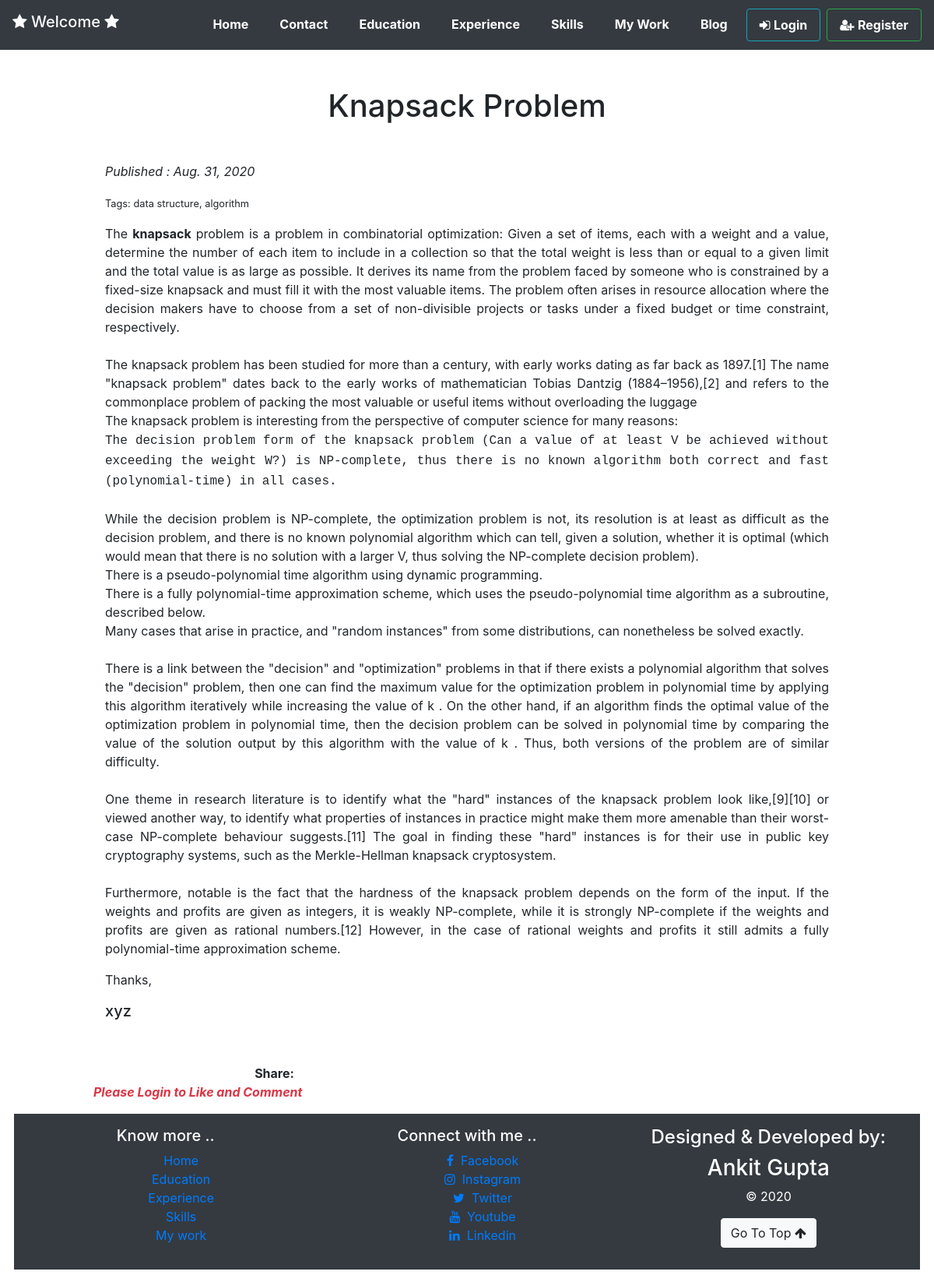
The page /blog/article/4/ on the database its author committed.
### blog/models.py (models this page shows, shortened)
class Article(models.Model):
    title = models.CharField(max_length=200)
    description = models.TextField()
    tags = models.CharField(max_length=100,null=True)
    author = models.CharField(max_length=50)
    pub_date = models.DateField(auto_now_add=True)

### blog/views.py (the view)
# urls.py: path('article/',views.article, name='article'),
def article(request,pk=None):
    if pk == None:
        return bloghome(request)
    article = Article.objects.get(id=pk)
    context= {
        'article':article,
        'comment_form': CommentForm()
    }
    return render(request,'blog/display_single_article.html',context)

### templates/blog/display_single_article.html (shortened to what this page needs)
{% extends 'blog/base.html' %} {% block title %} {{article.title}} {% endblock %} {% block content %}
<div id='main' style="width: 80%; margin:auto;">
    <div class="container">
        <h1 class='fadein mb-5 mt-5 text-center' id='art_title'> {{article.title}} </h1>
        <p><i>Published : {{article.pub_date}}</i></p>
        <p><small>Tags: {{article.tags}}</small></p>
        <p class="text-justify">{{article.description|safe}}</p>
        <p>Thanks,</p>
        <h5>{{article.author}}</h5>
    </div>
    <div class="container row mt-5 text-center">
        <div class="col col-lg-6 col-md-12 col-sm-12 mt-2 ">
            <span><b>Share:</b></span>
        </div>
    </div>
     {% if request.user.is_authenticated == False %}
    <p><b><i class='text-danger'>Please Login to Like and Comment </i></b></p>
    {% endif %}
</div>
{% endblock %}

### static/css/index_style.css (style rules this page uses)
#main { width: 98%; margin: auto; }
#art_title { text-transform: capitalize; }

### rows shown on the page
Article: title "Knapsack Problem", pub_date "Aug. 31, 2020", tags "data structure, algorithm", description "The knapsack problem is a problem in combinatorial optimization: Given a set of items, each with a weight and a value, determine the number of each item to include in a collection so that the total weight is less than or equal to a given limit and the total value is as large as possible. It derives its name from the problem faced by someone who is constrained by a fixed-size knapsack and must fill it with the most valuable items. The problem often arises in resource allocation where the decision makers have to choose from a set of non-divisible projects or tasks under a fixed budget or time constraint, respectively. The knapsack problem has been studied for more than a century, with early…", author "xyz"
